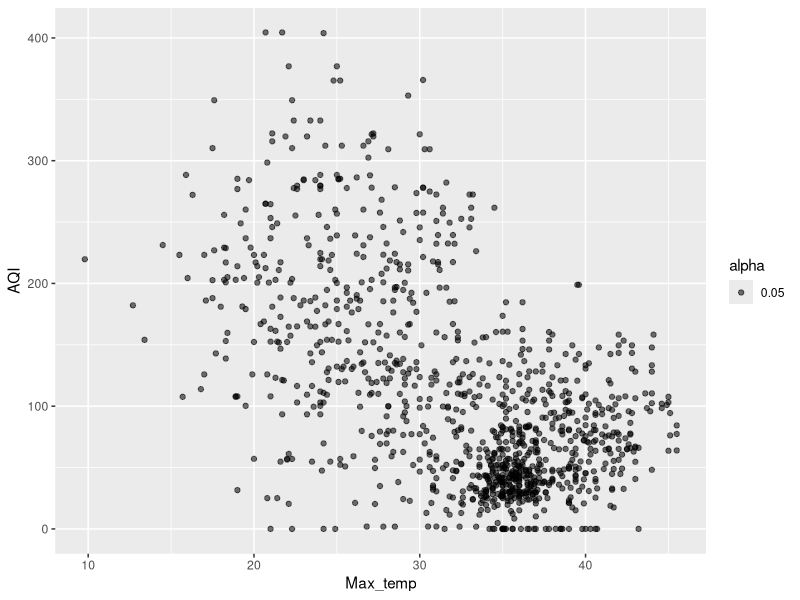
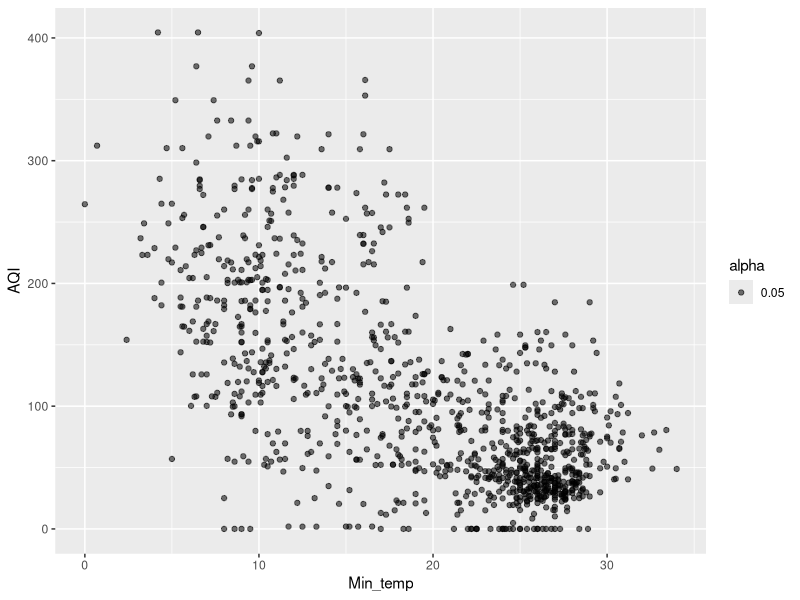
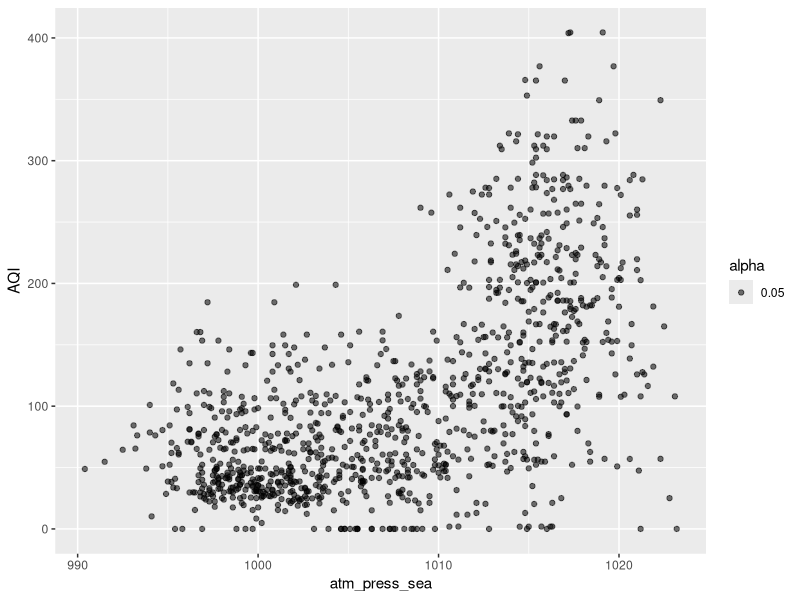
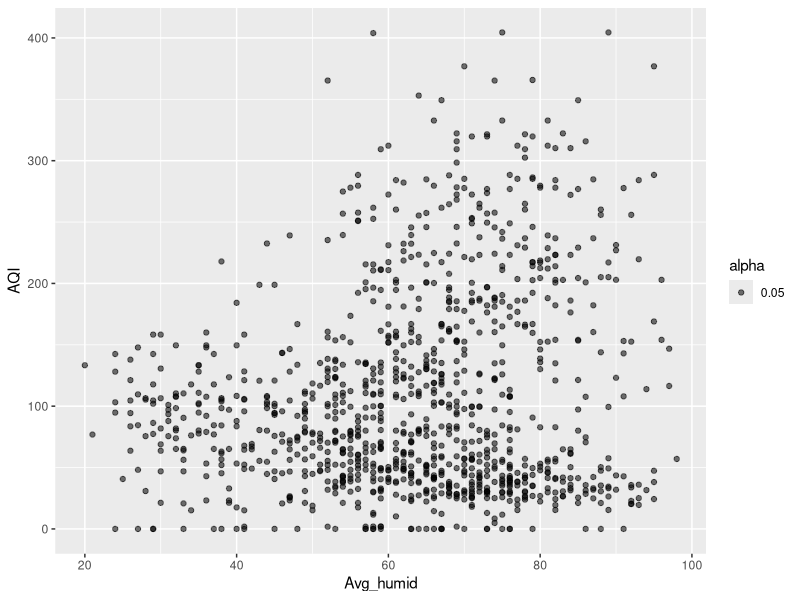
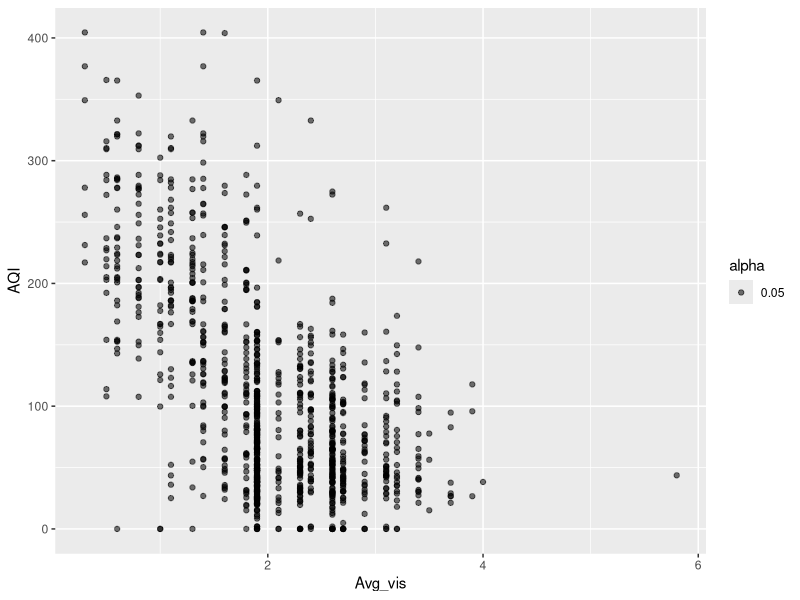
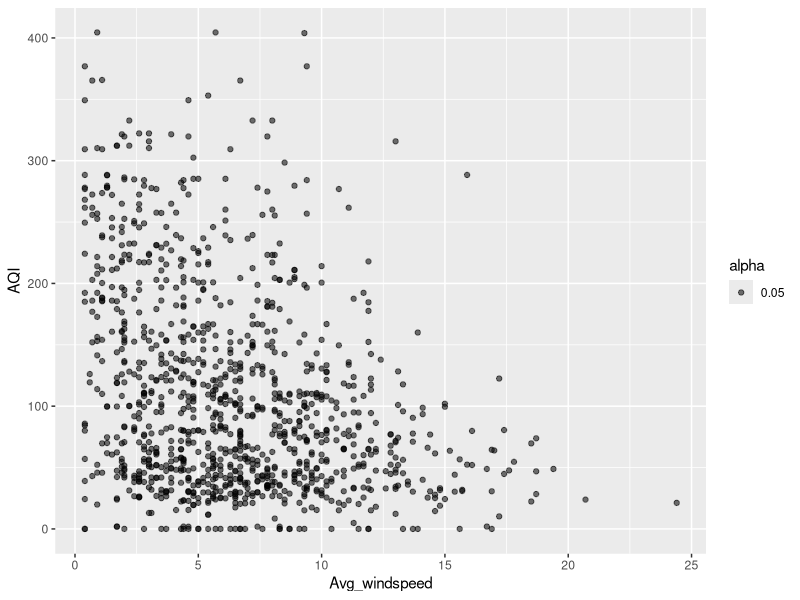
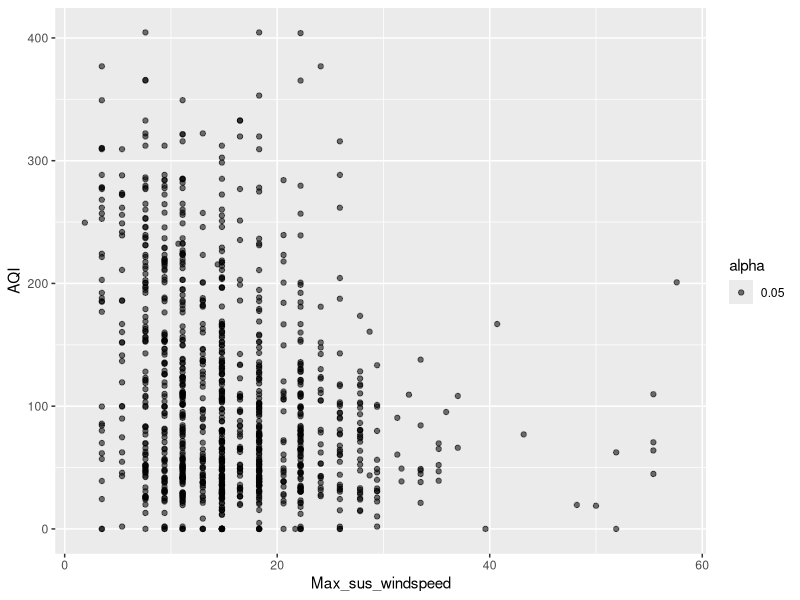
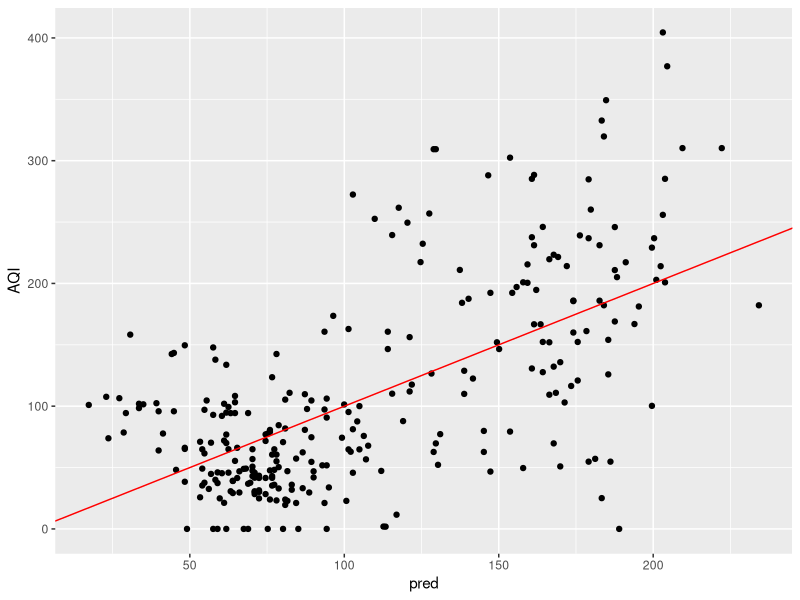

R code for these plots, in order:
## ---- chunk 1
knitr::opts_chunk$set(echo = TRUE)
## ---- chunk 2
library(tidyverse)
library(dplyr)
library(knitr)
library(purrr)
library(modelr)
library(glmnet)
library(earth)
library(caret)
library(kableExtra)
## ---- chunk 3
aqi = read.csv("CSV/Real_Combine.csv")

## ---- chunk 4
# renaming the variables to be more descriptive
aqi_1 <- aqi %>% rename(
  "Avg_temp" = "T", # 
  "Max_temp" = "TM",
  "Min_temp" = "Tm",
  "atm_press_sea" = "SLP",
  "Avg_humid" = "H",
  "Avg_vis" = "VV",
  "Avg_windspeed" = "V",
  "Max_sus_windspeed" = "VM",
  "AQI" = "PM.2.5"
)
sample_of_aqi <- head(aqi_1, 15)
tab1 <- sample_of_aqi %>% kable(format = "html", caption = "First 15 rows of AQI Data") %>% kable_styling()
tab1
cat(tab1, file = "tab1.html")
## ---- chunk 5
# checking for NA values

sum(is.na(aqi_1$Avg_temp))
sum(is.na(aqi_1$Max_temp))
sum(is.na(aqi_1$Min_temp))
sum(is.na(aqi_1$atm_press_sea))
sum(is.na(aqi_1$Avg_humid))
sum(is.na(aqi_1$Avg_vis))
sum(is.na(aqi_1$Avg_windspeed))
sum(is.na(aqi_1$Max_sus_windspeed))
sum(is.na(aqi_1$AQI))
## ---- chunk 6
# NA values: Here, to deal with my NA values I will remove them. The reason being they do not seem so significant as to effect my results much.

#I will get rid of the na values using case wise deletion
aqi_2 <- na.omit(aqi_1)

## ---- chunk 7
# looking at visualization of the data 
plot_1 <- aqi_2 %>% ggplot() + geom_point(aes(x = Avg_temp, y = AQI, alpha = .05))
aqi_2 %>% ggplot() + geom_point(aes(x = Max_temp, y = AQI, alpha = .05))
aqi_2 %>% ggplot() + geom_point(aes(x = Min_temp, y = AQI, alpha = .05))
aqi_2 %>% ggplot() + geom_point(aes(x = atm_press_sea, y = AQI, alpha = .05))
aqi_2 %>% ggplot() + geom_point(aes(x = Avg_humid, y = AQI, alpha = .05))
aqi_2 %>% ggplot() + geom_point(aes(x = Avg_vis, y = AQI, alpha = .05))
aqi_2 %>% ggplot() + geom_point(aes(x = Avg_windspeed, y = AQI, alpha = .05))
aqi_2 %>% ggplot() + geom_point(aes(x = Max_sus_windspeed, y = AQI, alpha = .05))
# so i would use the best variables, that actual try to show some relationship with AQI in a linear fashion, to build my models and work my way to using the weaker ones. This mainly applies for multivariate models
png("plot_1")
## ---- chunk 8
#sampling data into test and train
set.seed(3)
list = sample(c(0,1), 1088, replace = TRUE, prob = c(25,75))

# now we add list to our table 
aqi_2 <- aqi_2 %>% mutate(Index = list)
head(aqi_2)

# now we create train and test data sets
train_aqi <- aqi_2 %>% filter(Index == 1)
test_aqi <- aqi_2 %>% filter(Index == 0)

head(train_aqi)
head(test_aqi)
## ---- chunk 9
# Now we can start building multiple models from our variables using the train_aqi data set
# single variable linear models 
mae_vec = NA

run_1 <- lm(AQI~Avg_temp, data = train_aqi)
newtest_1 <- test_aqi %>% add_predictions(run_1, var = "pred") %>% add_residuals(run_1, var = "resid")
mae_1 <- mean(abs(newtest_1$resid))
mae_vec[1] = mae_1
mae_vec

# stores our predictions. In the plot we want it to be as close to our y = x line as possible.
ggplot(newtest_1) + geom_point(aes(x = pred, y = AQI)) + ylim(min(newtest_1$AQI), max(newtest_1$AQI)) + xlim(min(newtest_1$pred), max(newtest_1$pred)) + geom_abline(slope = 1, intercept = 0, color = "red")
## ---- chunk 10
run_2 <- lm(AQI~Max_temp, data = train_aqi)
newtest_2 <- test_aqi %>% add_predictions(run_2, var = "pred_max_temp") %>% add_residuals(run_2, var = "resid_max_temp")
mae_2 <- mean(abs(newtest_2$resid_max_temp))
mae_vec[2] = mae_2
mae_vec

ggplot(newtest_2) + geom_point(aes(x = pred_max_temp, y = AQI)) + ylim(min(newtest_2$AQI), max(newtest_2$AQI)) + xlim(min(newtest_2$pred_max_temp), max(newtest_2$pred_max_temp)) + geom_abline(slope = 1, intercept = 0, color = "red")
## ---- chunk 11
mae_names = c()
# rest of the single variable models
run_3 <- lm(AQI~Min_temp, data = train_aqi)
newtest_3 <- test_aqi %>% add_predictions(run_3, var = "pred_min_temp") %>% add_residuals(run_3, var = "resid_min_temp")
mae_3 <- mean(abs(newtest_3$resid_min_temp))
mae_vec[3] = mae_3

ggplot(newtest_3) + geom_point(aes(x = pred_min_temp, y = AQI)) + ylim(min(newtest_3$AQI), max(newtest_3$AQI)) + xlim(min(newtest_3$pred_min_temp), max(newtest_3$pred_min_temp)) + geom_abline(slope = 1, intercept = 0, color = "red")



run_4 <- lm(AQI~atm_press_sea, data = train_aqi)
newtest_4 <- test_aqi %>% add_predictions(run_4, var = "pred_atm_press_sea") %>% add_residuals(run_4, var = "resid_atm_press_sea")
mae_4 <- mean(abs(newtest_4$atm_press_sea))
mae_vec[4] = mae_4

ggplot(newtest_4) + geom_point(aes(x = pred_atm_press_sea, y = AQI)) + ylim(min(newtest_4$AQI), max(newtest_4$AQI)) + xlim(min(newtest_4$pred_atm_press_sea), max(newtest_4$pred_atm_press_sea)) + geom_abline(slope = 1, intercept = 0, color = "red")


run_5 <- lm(AQI~Avg_humid, data = train_aqi)
newtest_5 <- test_aqi %>% add_predictions(run_5, var = "pred_Avg_humid") %>% add_residuals(run_5, var = "resid_Avg_humid")
mae_5 <- mean(abs(newtest_5$resid_Avg_humid))
mae_vec[5] = mae_5

ggplot(newtest_5) + geom_point(aes(x = pred_Avg_humid, y = AQI)) + ylim(min(newtest_5$AQI), max(newtest_5$AQI)) + xlim(min(newtest_5$pred_Avg_humid), max(newtest_5$pred_Avg_humid)) + geom_abline(slope = 1, intercept = 0, color = "red")


run_6 <- lm(AQI~Avg_vis, data = train_aqi)
newtest_6 <- test_aqi %>% add_predictions(run_6, var = "pred_Avg_vis") %>% add_residuals(run_6, var = "resid_Avg_vis")
mae_6 <- mean(abs(newtest_6$resid_Avg_vis))
mae_vec[6] = mae_6

ggplot(newtest_6) + geom_point(aes(x = pred_Avg_vis, y = AQI)) + ylim(min(newtest_6$AQI), max(newtest_6$AQI)) + xlim(min(newtest_6$pred_Avg_vis), max(newtest_6$pred_Avg_vis)) + geom_abline(slope = 1, intercept = 0, color = "red")



run_7 <- lm(AQI~Avg_windspeed, data = train_aqi)
newtest_7 <- test_aqi %>% add_predictions(run_7, var = "pred_Avg_windspeed") %>% add_residuals(run_7, var = "resid_Avg_windspeed")
mae_7 <- mean(abs(newtest_7$resid_Avg_windspeed))
mae_vec[7] = mae_7

ggplot(newtest_7) + geom_point(aes(x = pred_Avg_windspeed, y = AQI)) + ylim(min(newtest_7$AQI), max(newtest_7$AQI)) + xlim(min(newtest_7$pred_Avg_windspeed), max(newtest_7$pred_Avg_windspeed)) + geom_abline(slope = 1, intercept = 0, color = "red")


run_8 <- lm(AQI~Max_sus_windspeed, data = train_aqi)
newtest_8 <- test_aqi %>% add_predictions(run_8, var = "pred_Max_sus_windspeed") %>% add_residuals(run_8, var = "resid_Max_sus_windspeed")
mae_8 <- mean(abs(newtest_8$resid_Max_sus_windspeed))
mae_vec[8] = mae_8


ggplot(newtest_8) + geom_point(aes(x = pred_Max_sus_windspeed, y = AQI)) + ylim(min(newtest_8$AQI), max(newtest_8$AQI)) + xlim(min(newtest_8$pred_Max_sus_windspeed), max(newtest_8$pred_Max_sus_windspeed)) + geom_abline(slope = 1, intercept = 0, color = "red")



mae_vec
## ---- chunk 12
# Because of the mae of our past models we will build linear multivariate models from those previously created in order of the ones with the least MAE. We are doing this to see where the linear model starts to break down

mae_A = NA
run_A1 <- lm(AQI~Min_temp + Avg_vis, data = train_aqi) # 2 variables 
newtest_A1 <- test_aqi %>% add_predictions(run_A1, var = "pred") %>% add_residuals(run_A1, var = "resid")
mae_A1 <- mean(abs(newtest_A1$resid))
mae_A[1] = mae_A1

ggplot(newtest_A1) + geom_point(aes(x = pred, y = AQI)) + ylim(min(newtest_A1$AQI), max(newtest_A1$AQI)) + xlim(min(newtest_A1$pred), max(newtest_A1$pred)) + geom_abline(slope = 1, intercept = 0, color = "red")


run_A2 <- lm(AQI~Min_temp + Avg_vis + Avg_temp, data = train_aqi) # 3 variables 
newtest_A2 <- test_aqi %>% add_predictions(run_A2, var = "pred") %>% add_residuals(run_A2, var = "resid")
mae_A2 <- mean(abs(newtest_A2$resid))
mae_A[2] = mae_A2

ggplot(newtest_A2) + geom_point(aes(x = pred, y = AQI)) + ylim(min(newtest_A2$AQI), max(newtest_A2$AQI)) + xlim(min(newtest_A2$pred), max(newtest_A2$pred)) + geom_abline(slope = 1, intercept = 0, color = "red")
                                                                                                                                                                          

run_A3 <- lm(AQI~Min_temp + Avg_vis + Avg_temp + Max_temp, data = train_aqi) # 4 variables 
newtest_A3 <- test_aqi %>% add_predictions(run_A3, var = "pred") %>% add_residuals(run_A3, var = "resid")
mae_A3 <- mean(abs(newtest_A3$resid))
mae_A[3] = mae_A3

ggplot(newtest_A3) + geom_point(aes(x = pred, y = AQI)) + ylim(min(newtest_A3$AQI), max(newtest_A3$AQI)) + xlim(min(newtest_A3$pred), max(newtest_A3$pred)) + geom_abline(slope = 1, intercept = 0, color = "red")


run_A4 <- lm(AQI~Min_temp + Avg_vis + Avg_temp + Max_temp + Avg_windspeed, data = train_aqi) # 4 variables 
newtest_A4 <- test_aqi %>% add_predictions(run_A4, var = "pred") %>% add_residuals(run_A4, var = "resid")
mae_A4 <- mean(abs(newtest_A4$resid))
mae_A[4] = mae_A4

ggplot(newtest_A4) + geom_point(aes(x = pred, y = AQI)) + ylim(min(newtest_A4$AQI), max(newtest_A4$AQI)) + xlim(min(newtest_A4$pred), max(newtest_A4$pred)) + geom_abline(slope = 1, intercept = 0, color = "red")

# seems like around here multiple variable linear models stopped being helpful so we continue with varying the degree

mae_B = NA
run_B1 <- lm(AQI~Min_temp + I(Avg_vis^2), data = train_aqi) # 2 variables 
newtest_B1 <- test_aqi %>% add_predictions(run_B1, var = "pred") %>% add_residuals(run_B1, var = "resid")
mae_B1 <- mean(abs(newtest_B1$resid))
mae_B[1] = mae_B1

ggplot(newtest_B1) + geom_point(aes(x = pred, y = AQI)) + ylim(min(newtest_B1$AQI), max(newtest_B1$AQI)) + xlim(min(newtest_B1$pred), max(newtest_B1$pred)) + geom_abline(slope = 1, intercept = 0, color = "red")



run_B2 <- lm(AQI~Min_temp + I(Avg_temp^2), data = train_aqi) # 2 variables
newtest_B2 <- test_aqi %>% add_predictions(run_B2, var = "pred") %>% add_residuals(run_B2, var = "resid")
mae_B2 <- mean(abs(newtest_B2$resid))
mae_B[2] = mae_B2

ggplot(newtest_B2) + geom_point(aes(x = pred, y = AQI)) + ylim(min(newtest_B2$AQI), max(newtest_B2$AQI)) + xlim(min(newtest_B2$pred), max(newtest_B2$pred)) + geom_abline(slope = 1, intercept = 0, color = "red")



run_B3 <- lm(AQI~Min_temp + I(Max_temp^2), data = train_aqi) # 2 variables
newtest_B3 <- test_aqi %>% add_predictions(run_B3, var = "pred") %>% add_residuals(run_B3, var = "resid")
mae_B3 <- mean(abs(newtest_B3$resid))
mae_B[3] = mae_B3

ggplot(newtest_B3) + geom_point(aes(x = pred, y = AQI)) + ylim(min(newtest_B3$AQI), max(newtest_B3$AQI)) + xlim(min(newtest_B3$pred), max(newtest_B3$pred)) + geom_abline(slope = 1, intercept = 0, color = "red")


mae_vec
mae_A
mae_B # so we see that quadratics are not a good fit and so It would not be well thought to continue by varying degree. At this point our best model is run_A3. I would guess that quadratics and higher degree models don't work well due to over fitting.
## ---- chunk 13
# I will now try to use regularization to help avoid any potential overn fitting that may have occurred in run_A3
# our predictors are ,Min_temp, Avg_vis, Avg_temp, Max_temp.
# first we define our response and predictor variables 

resp <- train_aqi$AQI

pred <- data.matrix(train_aqi[, c("Min_temp", "Avg_vis", "Avg_temp", "Max_temp")])
## ---- chunk 14
# fitting the ridge/Lasso regression model using glmnet

mod <- glmnet(pred, resp, alpha = 0)
summary(mod)

mod_1 <- glmnet(pred, resp, alpha = 1)
summary(mod_1)
## ---- chunk 15
#Next we identify the optimal lambda or the penalty 
cv_mod = cv.glmnet(pred, resp, alpha = 0)
cv_mod_1 = cv.glmnet(pred, resp, alpha = 1)
lambda <- cv_mod$lambda.min
lambda_1 <- cv_mod_1$lambda.min
## ---- chunk 16
# now using the lambda we find the best model
best <- glmnet(pred, resp, alpha = 0, lambda = lambda)
coef(best)

best_1 <- glmnet(pred, resp, alpha = 1, lambda = lambda_1)
coef(best_1)
## ---- chunk 17
# now we find our <AE using our new model on our test data 
test_pred <- data.matrix(test_aqi[, c("Min_temp", "Avg_vis", "Avg_temp", "Max_temp")])
y_predicted_ridge <- predict(mod, s = lambda, newx = test_pred)


ridge_vec = c()
for(i in 1:282){
  ridge_vec[i] = y_predicted_ridge[i,]
} # to put predictions into vector form



mae_ridge <- mean(abs(test_aqi$AQI - y_predicted_ridge))

y_predicted_lasso <- predict(mod_1, s = lambda_1, newx = test_pred)

lasso_vec = c()
for(i in 1:282){
  lasso_vec[i] = y_predicted_lasso[i,]
}

mae_lasso <- mean(abs(test_aqi$AQI - y_predicted_lasso))

mae_l2_l1 <- c(mae_ridge, mae_lasso)
# as we can see lasso performs a small margin better than the best multivariate model

# plots for the regularization models.
new_test_RL <- test_aqi %>% mutate("pred_ridge" = ridge_vec, "pred_lasso" = lasso_vec)
new_test_RL %>% ggplot() + geom_point(aes(x = pred_ridge, y = AQI)) + geom_abline(slope = 1, intercept = 0, color = "red")
new_test_RL %>% ggplot() + geom_point(aes(x = pred_lasso, y = AQI)) + geom_abline(slope = 1, intercept = 0, color = "red")

mae_total = c(mae_vec, mae_A, mae_B, mae_l2_l1)
mae_total # so lasso/l1 regression had the smallest error.
## ---- chunk 18
# now I will fit a spline model using MARS
set.seed(112)
# creating tuning grid 
mars.grid <- floor(expand.grid(degree = 1:2, nprune = seq(5, 50, by = 5)))
# creating and fitting model
mars.aqi.mod <- train(x = train_aqi[, 1:8], y = train_aqi[, 9], method = "earth", metric = "RMSE",
                      trControl = trainControl(method = "cv", number = 10), tuneGrid = mars.grid)
pred_mars <- predict(mars.aqi.mod$finalModel, newdata = test_aqi)
pred_mars_vec = NA
for(i in 1:length(pred_mars)){
  pred_mars_vec[i] = pred_mars[i]
}
# calculating mae and adding it to the mae total
mae_mars_mae = mean(abs(pred_mars_vec - test_aqi$AQI))
mae_total[18] = mae_mars_mae
## ---- chunk 19
# mars allowing for 4 degree interactions
set.seed(113)
# creating tuning grid 
mars_1.grid <- floor(expand.grid(degree = 1:6, nprune = seq(5, 50, by = 5)))
# creating and fitting model
mars_1.aqi.mod <- train(x = train_aqi[, 1:8], y = train_aqi[, 9], method = "earth", metric = "RMSE",
                      trControl = trainControl(method = "cv", number = 10), tuneGrid = mars_1.grid)
pred_mars_1 <- predict(mars_1.aqi.mod$finalModel, newdata = test_aqi)
pred_mars_vec_1 = NA
for(i in 1:length(pred_mars)){
  pred_mars_vec_1[i] = pred_mars_1[i]
}
# calculating mae and adding it to the mae total
mae_mars_mae = mean(abs(pred_mars_vec_1 - test_aqi$AQI))
mae_total[19] = mae_mars_mae
## ---- chunk 20
mae_names = c("Predicting AQI using Average Temeprature", "Predicting AQI from Max Temperature", "Predicting AQI from min Temperature", "Predicting AQI from Atmospheric Pressure at Sea level", "Predicting AQi from Average Humidity", "Predicting AQI from Average Visibility", "Predicting AQI from Average Windspeed", "Predicting AQI from Maximum Sustained Windspeed", "Predicting AQI from Minimum Temperature and Average Visibility", "Predicting AQI from Minimum Temperature, Average Visibility and Average Temperature", "Predicting AQI from Minimum Temperature, Average Visibility, Average Temperature and Maximum Temperature", "Predicting AQI from Minimum Temperature, Average Visibility, Average Temperature, Maximum Temperature, Average Windspeed", "Predicting AQI from Minimum Temperature, Average Visibility (squared)", "Predicting AQi from Minimum Temperature, Average Temperature (squared)", "Predicting AQI from Minimum Temperature, Maximum Temperature (squared)", "Ridge/L2 Regression", "Lasso/L1 Regression", "MARS(2 degree interactions)", "MARS(6 degree interactions)")

MAE <- arrange(tibble("Regression variables" = mae_names, "MAE" = mae_total), mae_total)
MAE_AQI_table <- kable(MAE) %>% kable_styling()
cat(MAE_AQI_table, file = "MAE_AQI_tab.html")
## ---- chunk 21
